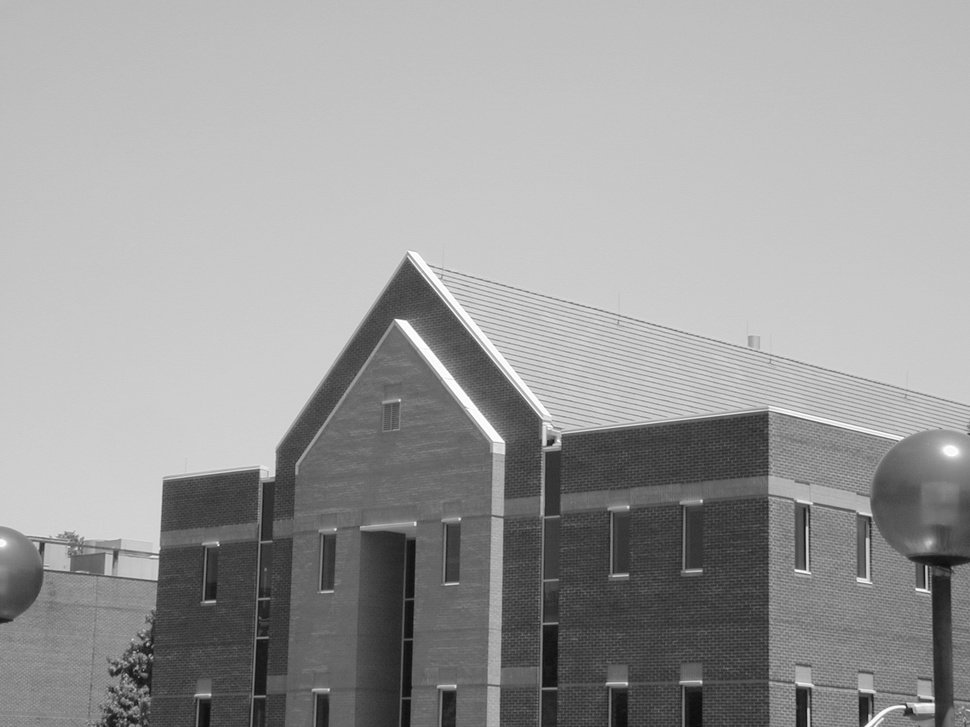
#> input picture image/数字图像处理/04_图像增强之锐化/images/house.jpg, 970 x 727 px, shrunk from 1600 x 1200 before the run
$ python 02_edge_detection.py
#> lines starting #> are read from the running program, lines starting #| are printed output that depends on the picture; after the words box and inside, x2 and y2 are one past the last pixel; in counts of white or black regions, pixels touching at a corner belong together
import cv2 as cv
import matplotlib.pyplot as plt
import numpy as np

IMG_DIR = 'images/'

imfile = IMG_DIR + 'house.jpg'
im = cv.imread(imfile, cv.IMREAD_GRAYSCALE)
#> im is the input picture: shape (727, 970); min 12, max 255, mean 155.4
title_list = ['Original Image', 'Canny', 'Roberts', 'Sobel']

# canny operator
canny = cv.Canny(im, 50, 150)
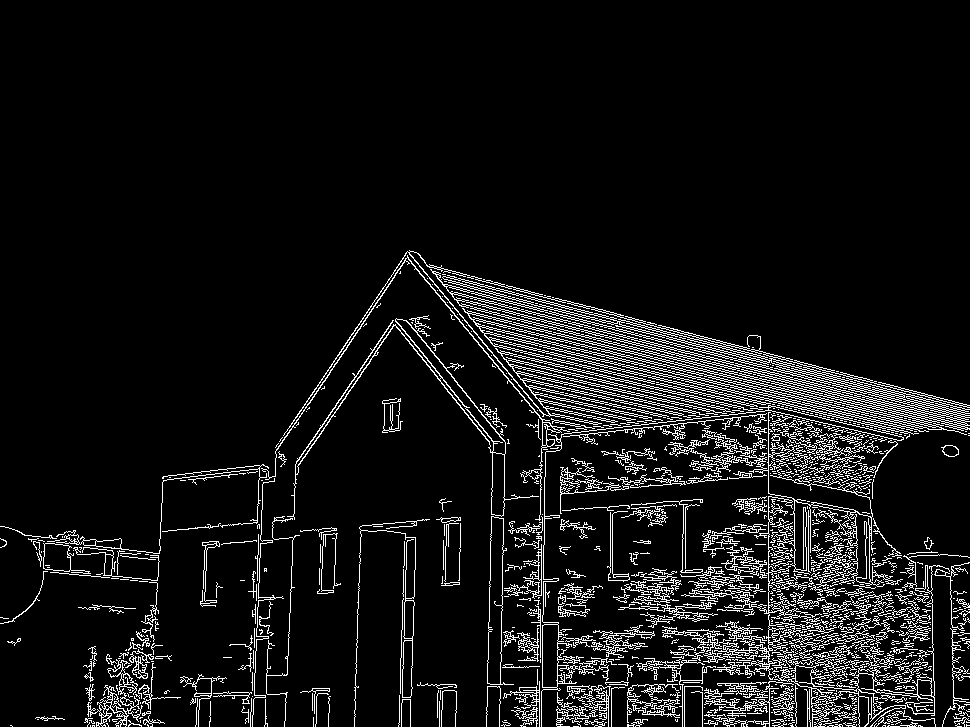
#> canny: shape (727, 970); 8% white in thin lines or dots, all inside (x1, y1, x2, y2) = (0, 250, 970, 727)

krnl_x = np.array([[-1, 0], [0, 1]], dtype=int)
krnl_y = np.array([[0, -1], [1, 0]], dtype=int)
x = cv.filter2D(im, cv.CV_16S, krnl_x)
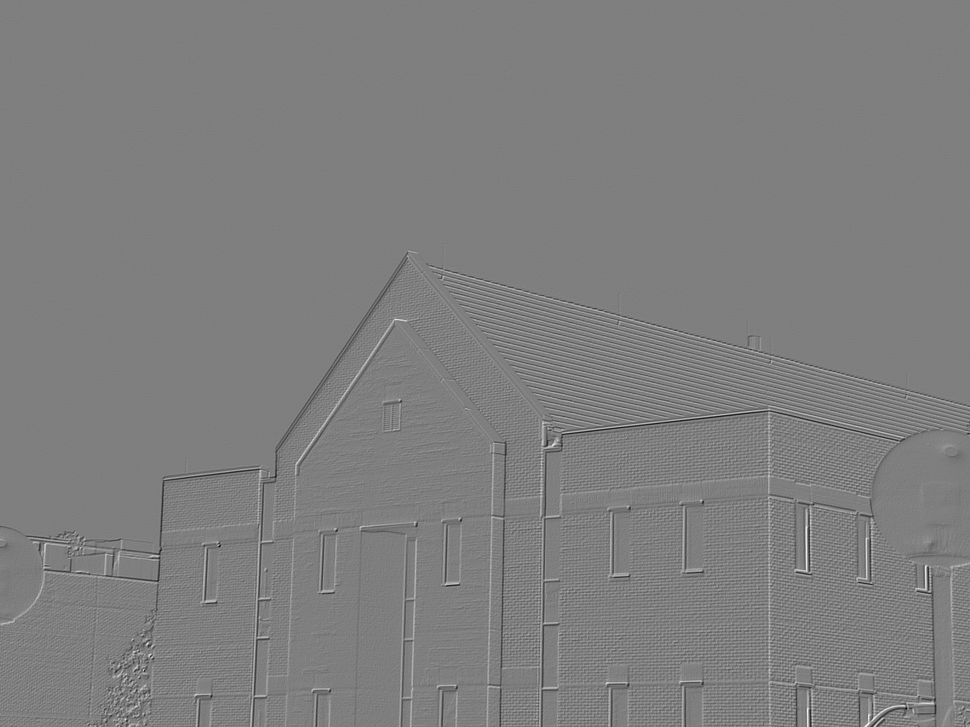
#> x: shape (727, 970) int16; min -146, max 147, mean -0.2; drawn with min black and max white
y = cv.filter2D(im, cv.CV_16S, krnl_y)
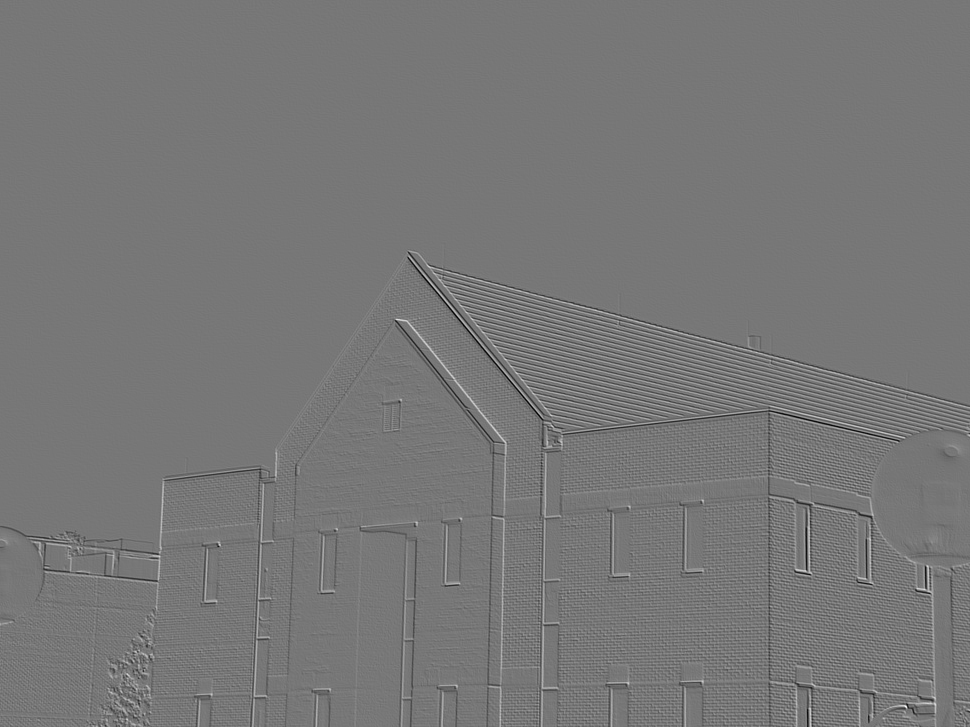
#> y: shape (727, 970) int16; min -148, max 168, mean -0.1; drawn with min black and max white
absX = cv.convertScaleAbs(x)
absY = cv.convertScaleAbs(y)
roberts = cv.addWeighted(absX, 0.5, absY, 0.5, 0)

# Sobel operator
x = cv.Sobel(im, cv.CV_16S, 1, 0)
y = cv.Sobel(im, cv.CV_16S, 0, 1)
absX = cv.convertScaleAbs(x)
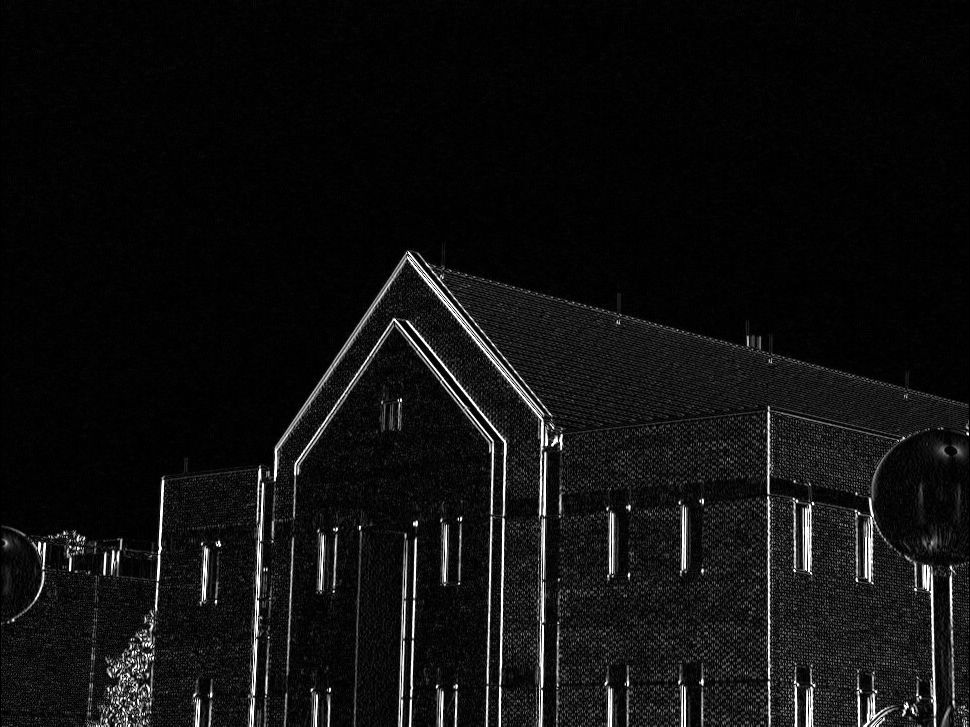
#> absX: shape (727, 970); min 0, max 255, mean 15.9
absY = cv.convertScaleAbs(y)
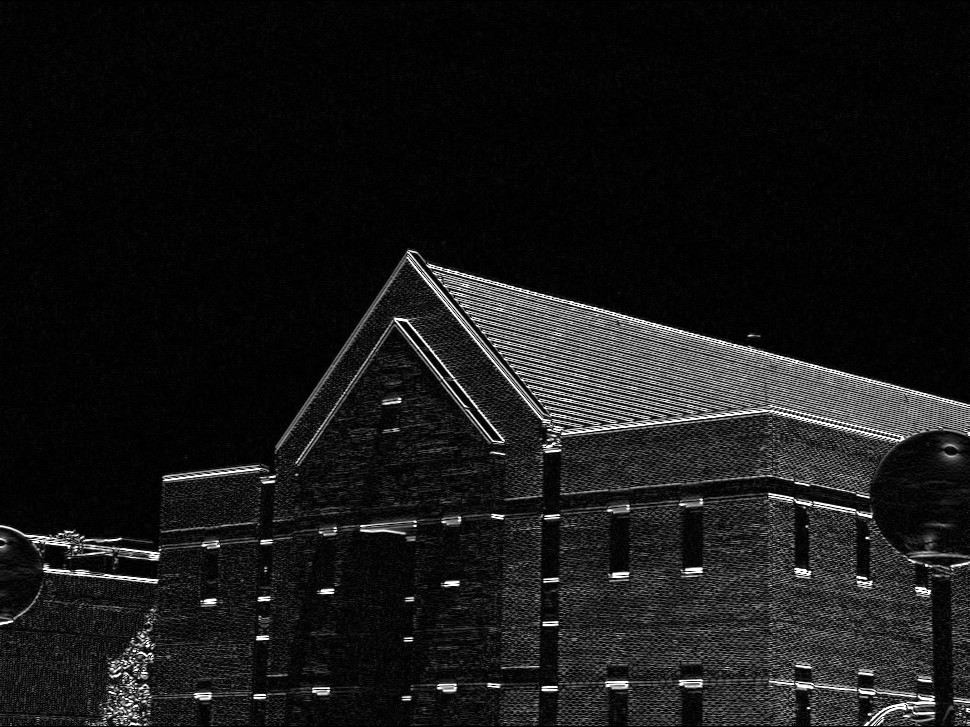
#> absY: shape (727, 970); min 0, max 255, mean 23.1
sobel = cv.addWeighted(absX, 0.5, absY, 0.5, 0)
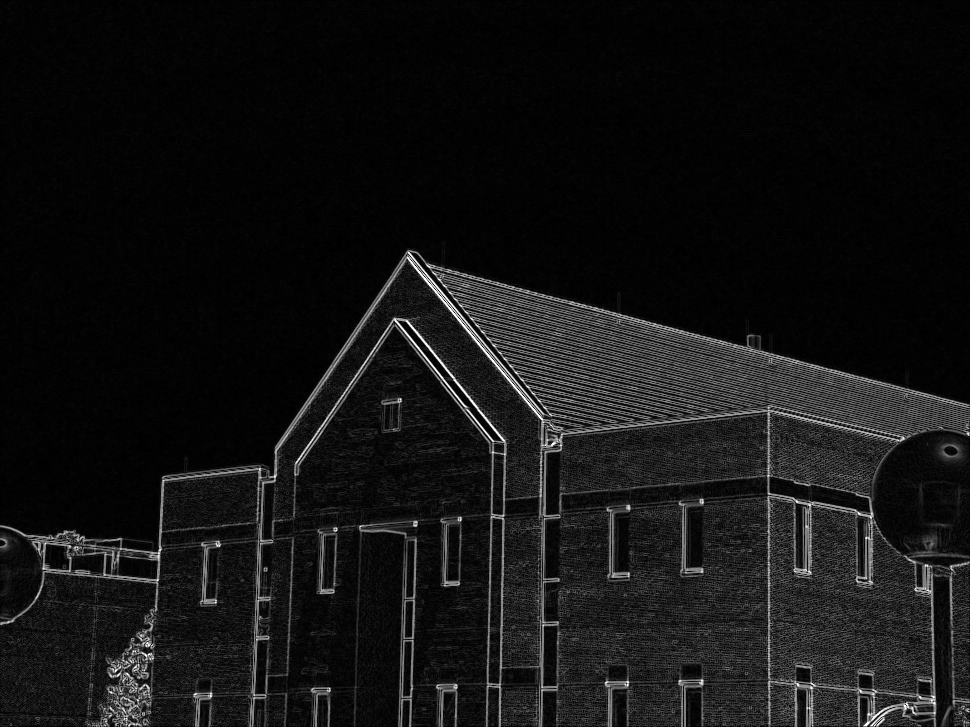
#> sobel: shape (727, 970); min 0, max 255, mean 19.5

image_list = [im, canny, roberts, sobel]

for i in range(4):
	plt.subplot(2, 2, i + 1)
	plt.imshow(image_list[i], 'gray')
	plt.title(title_list[i])

plt.show()
